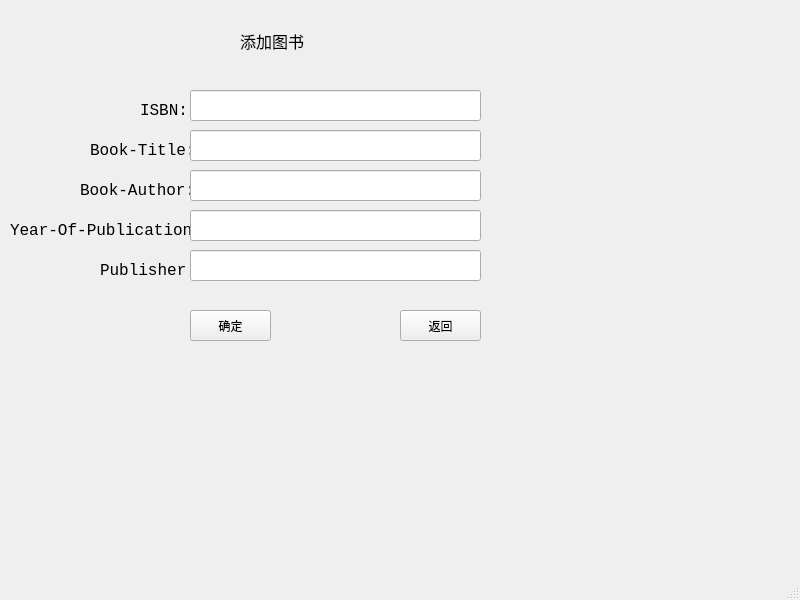
<?xml version="1.0" encoding="UTF-8"?>
<ui version="4.0">
 <class>MainWindow</class>
 <widget class="QMainWindow" name="MainWindow">
  <property name="geometry">
   <rect>
    <x>0</x>
    <y>0</y>
    <width>800</width>
    <height>600</height>
   </rect>
  </property>
  <property name="windowTitle">
   <string>MainWindow</string>
  </property>
  <widget class="QWidget" name="centralwidget">
   <widget class="QLabel" name="label">
    <property name="geometry">
     <rect>
      <x>240</x>
      <y>20</y>
      <width>81</width>
      <height>41</height>
     </rect>
    </property>
    <property name="font">
     <font>
      <family>Agency FB</family>
      <pointsize>12</pointsize>
     </font>
    </property>
    <property name="text">
     <string>添加图书</string>
    </property>
   </widget>
   <widget class="QLabel" name="label_2">
    <property name="geometry">
     <rect>
      <x>140</x>
      <y>100</y>
      <width>51</width>
      <height>21</height>
     </rect>
    </property>
    <property name="font">
     <font>
      <family>Consolas</family>
      <pointsize>12</pointsize>
     </font>
    </property>
    <property name="text">
     <string>ISBN:</string>
    </property>
   </widget>
   <widget class="QLabel" name="label_3">
    <property name="geometry">
     <rect>
      <x>90</x>
      <y>140</y>
      <width>101</width>
      <height>21</height>
     </rect>
    </property>
    <property name="font">
     <font>
      <family>Consolas</family>
      <pointsize>12</pointsize>
     </font>
    </property>
    <property name="text">
     <string>Book-Title:</string>
    </property>
   </widget>
   <widget class="QLabel" name="label_4">
    <property name="geometry">
     <rect>
      <x>80</x>
      <y>180</y>
      <width>111</width>
      <height>21</height>
     </rect>
    </property>
    <property name="font">
     <font>
      <family>Consolas</family>
      <pointsize>12</pointsize>
     </font>
    </property>
    <property name="text">
     <string>Book-Author:</string>
    </property>
   </widget>
   <widget class="QLabel" name="label_5">
    <property name="geometry">
     <rect>
      <x>10</x>
      <y>220</y>
      <width>181</width>
      <height>21</height>
     </rect>
    </property>
    <property name="font">
     <font>
      <family>Consolas</family>
      <pointsize>12</pointsize>
     </font>
    </property>
    <property name="text">
     <string>Year-Of-Publication:</string>
    </property>
   </widget>
   <widget class="QLabel" name="label_6">
    <property name="geometry">
     <rect>
      <x>100</x>
      <y>260</y>
      <width>91</width>
      <height>21</height>
     </rect>
    </property>
    <property name="font">
     <font>
      <family>Consolas</family>
      <pointsize>12</pointsize>
     </font>
    </property>
    <property name="text">
     <string>Publisher:</string>
    </property>
   </widget>
   <widget class="QLineEdit" name="lineEdit">
    <property name="geometry">
     <rect>
      <x>190</x>
      <y>90</y>
      <width>291</width>
      <height>31</height>
     </rect>
    </property>
   </widget>
   <widget class="QLineEdit" name="lineEdit_2">
    <property name="geometry">
     <rect>
      <x>190</x>
      <y>130</y>
      <width>291</width>
      <height>31</height>
     </rect>
    </property>
   </widget>
   <widget class="QLineEdit" name="lineEdit_3">
    <property name="geometry">
     <rect>
      <x>190</x>
      <y>170</y>
      <width>291</width>
      <height>31</height>
     </rect>
    </property>
   </widget>
   <widget class="QLineEdit" name="lineEdit_4">
    <property name="geometry">
     <rect>
      <x>190</x>
      <y>210</y>
      <width>291</width>
      <height>31</height>
     </rect>
    </property>
   </widget>
   <widget class="QLineEdit" name="lineEdit_5">
    <property name="geometry">
     <rect>
      <x>190</x>
      <y>250</y>
      <width>291</width>
      <height>31</height>
     </rect>
    </property>
   </widget>
   <widget class="QPushButton" name="pushButton">
    <property name="geometry">
     <rect>
      <x>190</x>
      <y>310</y>
      <width>81</width>
      <height>31</height>
     </rect>
    </property>
    <property name="text">
     <string>确定</string>
    </property>
   </widget>
   <widget class="QPushButton" name="pushButton_2">
    <property name="geometry">
     <rect>
      <x>400</x>
      <y>310</y>
      <width>81</width>
      <height>31</height>
     </rect>
    </property>
    <property name="text">
     <string>返回</string>
    </property>
   </widget>
  </widget>
  <widget class="QMenuBar" name="menubar">
   <property name="geometry">
    <rect>
     <x>0</x>
     <y>0</y>
     <width>800</width>
     <height>23</height>
    </rect>
   </property>
  </widget>
  <widget class="QStatusBar" name="statusbar"/>
 </widget>
 <resources/>
 <connections/>
</ui>
